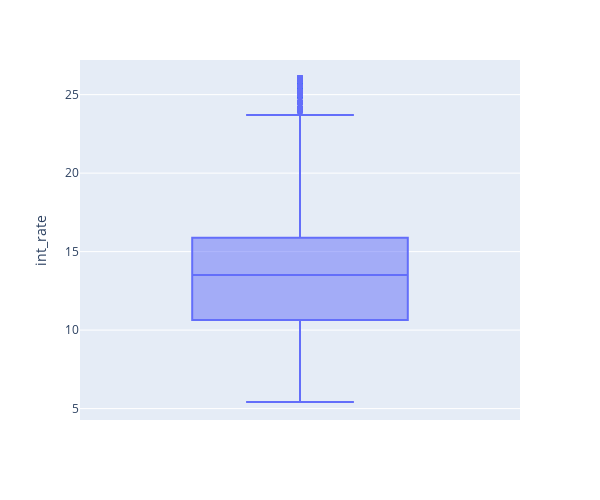

Here is the notebook cell this chart was saved with:
### Markdown cell above
Let us consider box plot for "int_rate", to visually inspect for outliers. As can be seen, the upper fence is 23.7, whereas the max value exceeds that at 26.06.

### Code cell
from data_visualisation import Plotter
box_plot_var = Plotter(transformed_customer_loans)
box_plot_var.box_and_whiskers_plot("int_rate", transformed_customer_loans)
print(transformed_customer_loans["int_rate"].max())
print(transformed_customer_loans["int_rate"].min())

### Figure 1 — Plotly figure (JSON) as saved in the notebook; plotly's stock layout.template omitted (floating-point values rounded to 4 significant figures; data arrays with more than 128 entries replaced by an {"elided": "..."} marker saying what was removed)
{"data": [{"alignmentgroup": "True", "hovertemplate": "int_rate=%{y}<extra></extra>", "legendgroup": "", "marker": {"color": "#636efa"}, "name": "", "notched": false, "offsetgroup": "", "orientation": "v", "showlegend": false, "type": "box", "x0": " ", "xaxis": "x", "y": {"elided": "54100 float values"}, "y0": " ", "yaxis": "y"}], "layout": {"boxmode": "group", "height": 500, "legend": {"tracegroupgap": 0}, "margin": {"t": 60}, "width": 600, "xaxis": {"anchor": "y", "domain": [0, 1]}, "yaxis": {"anchor": "x", "domain": [0, 1], "title": {"text": "int_rate"}}}}
